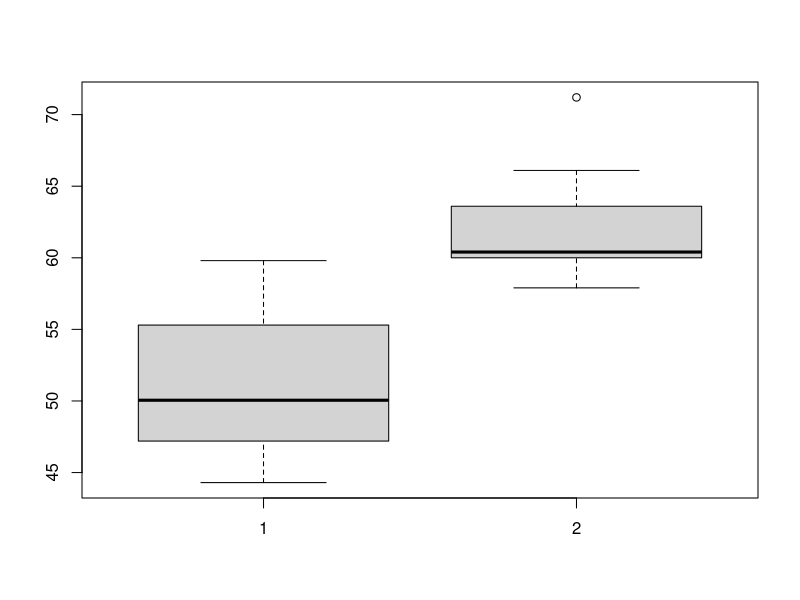

This figure's R source:
## ---- chunk 1
library(datasets); data("ToothGrowth")

g1 <- ToothGrowth$len [1:10]; g2 <- ToothGrowth$len [31:40]; g3 <- ToothGrowth$len [11:20]; 
        g4 <- ToothGrowth$len [41:50]; g5 <- ToothGrowth$len [21:30]; g6 <- ToothGrowth$len[51:60]
VC <- g1 + g3 + g5
OJ <- g2 + g4 + g6
boxplot(VC,OJ)

## ---- chunk 2
t.test(g2,g1, paired = FALSE); t.test(g3, g4, paired = FALSE); t.test(g5,g6, paired = FALSE)

